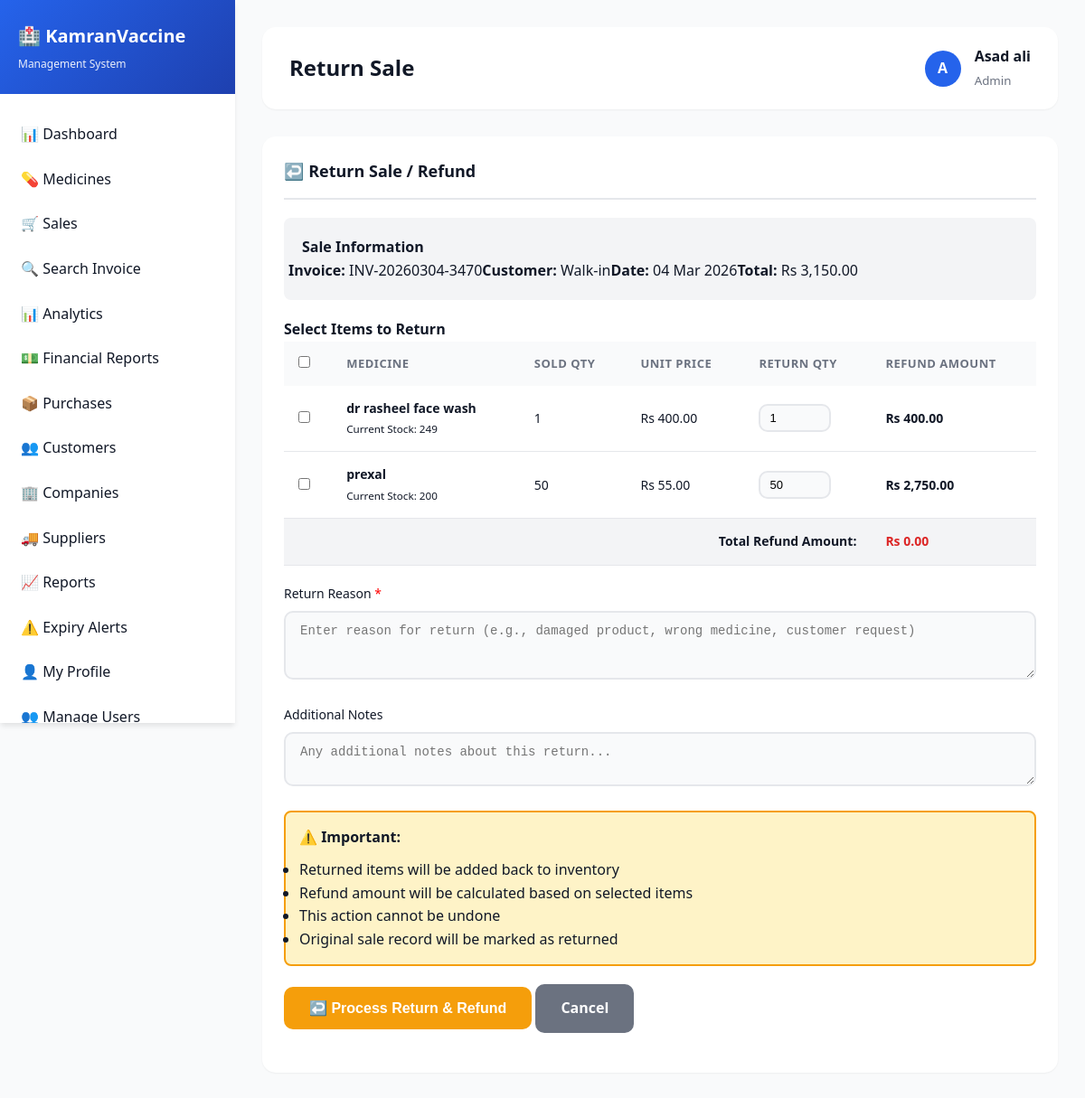
/admin/return_sale.php?id=14 (signed in), run on the app's committed database.
### tables this page shows
CREATE TABLE `sales` (
  `id` int(11) NOT NULL AUTO_INCREMENT,
  `invoice_number` varchar(50) NOT NULL,
  `customer_id` int(11) DEFAULT NULL,
  `customer_name` varchar(255) DEFAULT NULL,
  `user_id` int(11) DEFAULT NULL,
  `sale_date` timestamp NOT NULL DEFAULT current_timestamp(),
  `subtotal` decimal(10,2) NOT NULL,
  `tax_percentage` decimal(5,2) DEFAULT 0.00,
  `tax_amount` decimal(10,2) DEFAULT 0.00,
  `discount_percentage` decimal(5,2) DEFAULT 0.00,
  `discount_amount` decimal(10,2) DEFAULT 0.00,
  `grand_total` decimal(10,2) NOT NULL,
  `payment_method` enum('cash','card','upi','other') DEFAULT 'cash',
  `payment_status` enum('paid','pending','partial') DEFAULT 'paid',
  `amount_paid` decimal(10,2) DEFAULT 0.00,
  `change_amount` decimal(10,2) DEFAULT 0.00,
  `notes` text DEFAULT NULL,
  PRIMARY KEY (`id`),
  UNIQUE KEY `invoice_number` (`invoice_number`),
  KEY `customer_id` (`customer_id`),
  KEY `user_id` (`user_id`),
  KEY `idx_invoice` (`invoice_number`),
  KEY `idx_sale_date` (`sale_date`),
  CONSTRAINT `sales_ibfk_1` FOREIGN KEY (`customer_id`) REFERENCES `customers` (`id`) ON DELETE SET NULL,
  CONSTRAINT `sales_ibfk_2` FOREIGN KEY (`user_id`) REFERENCES `users` (`id`) ON DELETE SET NULL
);

CREATE TABLE `sale_items` (
  `id` int(11) NOT NULL AUTO_INCREMENT,
  `sale_id` int(11) NOT NULL,
  `medicine_id` int(11) NOT NULL,
  `batch_number` varchar(100) DEFAULT NULL,
  `quantity` int(11) NOT NULL,
  `unit_price` decimal(10,2) NOT NULL,
  `subtotal` decimal(10,2) NOT NULL,
  PRIMARY KEY (`id`),
  KEY `medicine_id` (`medicine_id`),
  KEY `idx_sale_id` (`sale_id`),
  CONSTRAINT `sale_items_ibfk_1` FOREIGN KEY (`sale_id`) REFERENCES `sales` (`id`) ON DELETE CASCADE,
  CONSTRAINT `sale_items_ibfk_2` FOREIGN KEY (`medicine_id`) REFERENCES `medicines` (`id`)
);

CREATE TABLE `medicines` (
  `id` int(11) NOT NULL AUTO_INCREMENT,
  `medicine_name` varchar(255) NOT NULL,
  `generic_name` varchar(255) DEFAULT NULL,
  `category_id` int(11) DEFAULT NULL,
  `company_id` int(11) DEFAULT NULL,
  `batch_number` varchar(100) DEFAULT NULL,
  `barcode` varchar(100) DEFAULT NULL,
  `manufacturing_date` date DEFAULT NULL,
  `expiry_date` date DEFAULT NULL,
  `purchase_price` decimal(10,2) NOT NULL,
  `selling_price` decimal(10,2) NOT NULL,
  `mrp` decimal(10,2) DEFAULT NULL,
  `quantity` int(11) DEFAULT 0,
  `reorder_level` int(11) DEFAULT 10,
  `rack_location` varchar(100) DEFAULT NULL,
  `description` text DEFAULT NULL,
  `side_effects` text DEFAULT NULL,
  `dosage` varchar(255) DEFAULT NULL,
  `status` enum('available','out_of_stock','expired') DEFAULT 'available',
  `created_at` timestamp NOT NULL DEFAULT current_timestamp(),
  `updated_at` timestamp NOT NULL DEFAULT current_timestamp() ON UPDATE current_timestamp(),
  PRIMARY KEY (`id`),
  UNIQUE KEY `barcode` (`barcode`),
  KEY `company_id` (`company_id`),
  KEY `category_id` (`category_id`),
  KEY `idx_medicine_name` (`medicine_name`),
  KEY `idx_barcode` (`barcode`),
  KEY `idx_expiry` (`expiry_date`),
  KEY `idx_status` (`status`),
  CONSTRAINT `medicines_ibfk_1` FOREIGN KEY (`company_id`) REFERENCES `companies` (`id`) ON DELETE SET NULL,
  CONSTRAINT `medicines_ibfk_2` FOREIGN KEY (`category_id`) REFERENCES `categories` (`id`) ON DELETE SET NULL
);

### admin/return_sale.php (the view, shortened to what this page needs)
<?php
include("includes/header.php");
$sale_id = isset($_GET['id']) ? intval($_GET['id']) : 0;
$sale_query = mysqli_query($conn, "SELECT s.*, c.customer_name
    FROM sales s
    LEFT JOIN customers c ON s.customer_id = c.id
    WHERE s.id = $sale_id");
$sale = mysqli_fetch_assoc($sale_query);
$return_check = mysqli_query($conn, "SELECT * FROM sale_returns WHERE sale_id = $sale_id AND status = 'completed'");
$already_returned = mysqli_num_rows($return_check) > 0;
$items_query = mysqli_query($conn, "SELECT si.*, m.medicine_name, m.quantity as current_stock
    FROM sale_items si
    JOIN medicines m ON si.medicine_id = m.id
    WHERE si.sale_id = $sale_id");
?>
<div class="card">
    <div class="card-header">
        <h3>↩️ Return Sale / Refund</h3>
    </div>
    <div class="card-body">
        <?php if ($already_returned): ?>
            <div class="alert alert-warning">
                <strong>⚠️ This sale has already been returned!</strong>
                <p>You cannot process multiple returns for the same sale.</p>
                <a href="sales.php" class="btn btn-secondary">← Back to Sales</a>
            </div>
        <?php else: ?>
        <div style="background: #f3f4f6; padding: 20px; border-radius: 8px; margin-bottom: 20px;">
            <h4>Sale Information</h4>
            <div class="row">
                <div class="col-md-3">
                    <strong>Invoice:</strong> <?php echo $sale['invoice_number']; ?>
                </div>
                <div class="col-md-3">
                    <strong>Customer:</strong> <?php echo $sale['customer_name'] ?? 'Walk-in'; ?>
                </div>
                <div class="col-md-3">
                    <strong>Date:</strong> <?php echo date('d M Y', strtotime($sale['sale_date'])); ?>
                </div>
                <div class="col-md-3">
                    <strong>Total:</strong> Rs <?php echo number_format($sale['grand_total'], 2); ?>
                </div>
            </div>
        </div>
        <form id="returnForm" method="POST" action="process_return.php">
            <h4>Select Items to Return</h4>
            <div class="table-responsive">
                <table>
                    <thead>
                        <tr>
                            <th>
                                <input type="checkbox" id="selectAll" onclick="toggleAll(this)">
                            </th>
                            <th>Medicine</th>
                            <th>Sold Qty</th>
                            <th>Unit Price</th>
                            <th>Return Qty</th>
                            <th>Refund Amount</th>
                        </tr>
                    </thead>
                    <tbody>
                        <?php
                        while ($item = mysqli_fetch_assoc($items_query)):
                        ?>
                        <tr>
                            <td>
                                <input type="checkbox" name="return_items[]" value="<?php echo $item['id']; ?>"
                                       class="item-checkbox" onchange="calculateRefund()">
                            </td>
                            <td>
                                <strong><?php echo $item['medicine_name']; ?></strong>
                                <br><small>Current Stock: <?php echo $item['current_stock']; ?></small>
                            </td>
                            <td><?php echo $item['quantity']; ?></td>
                            <td>Rs <?php echo number_format($item['unit_price'], 2); ?></td>
                            <td>
                                <input type="number" name="return_qty_<?php echo $item['id']; ?>"
                                       class="form-control form-control-sm return-qty"
                                       min="1" max="<?php echo $item['quantity']; ?>"
                                       value="<?php echo $item['quantity']; ?>"
                                       style="width: 80px;"
                                       data-item-id="<?php echo $item['id']; ?>"
                                       data-unit-price="<?php echo $item['unit_price']; ?>"
                                       data-max-qty="<?php echo $item['quantity']; ?>"
                                       onchange="calculateRefund()">
                            </td>
                            <td>
                                <strong class="refund-amount" id="refund_<?php echo $item['id']; ?>">
                                    Rs <?php echo number_format($item['subtotal'], 2); ?>
                                </strong>
                            </td>
                        </tr>
                        <?php endwhile; ?>
                    </tbody>
                    <tfoot>
                        <tr style="background: #f3f4f6; font-weight: bold;">
                            <td colspan="5" class="text-right">Total Refund Amount:</td>
                            <td><h4 style="color: #dc2626; margin: 0;">Rs <span id="total_refund">0.00</span></h4></td>
                        </tr>
                    </tfoot>
                </table>
            </div>
            <div class="form-group" style="margin-top: 20px;">
                <label>Return Reason <span style="color: red;">*</span></label>
                <textarea name="return_reason" class="form-control" rows="3" required
                          placeholder="Enter reason for return (e.g., damaged product, wrong medicine, customer request)"></textarea>
            </div>
            <div class="form-group">
                <label>Additional Notes</label>
                <textarea name="notes" class="form-control" rows="2"
                          placeholder="Any additional notes about this return..."></textarea>
            </div>
            <div style="background: #fef3c7; border: 2px solid #f59e0b; padding: 15px; border-radius: 8px; margin: 20px 0;">
                <strong>⚠️ Important:</strong>
                <ul style="margin: 10px 0 0 0;">
                    <li>Returned items will be added back to inventory</li>
                    <li>Refund amount will be calculated based on selected items</li>
                    <li>This action cannot be undone</li>
                    <li>Original sale record will be marked as returned</li>
                </ul>
            </div>
            <div class="form-group">
                <button type="submit" class="btn btn-warning btn-lg" onclick="return confirm('Are you sure you want to process this return? Stock will be restored to inventory.')">
                    ↩️ Process Return & Refund
                </button>
                <a href="view_sale.php?id=<?php echo $sale_id; ?>" class="btn btn-secondary btn-lg">Cancel</a>
            </div>
        </form>
        <?php endif; ?>
    </div>
</div>
<?php include("includes/footer.php"); ?>

### css/style.css (style rules this page uses)
:root { --primary-color: #2563eb; --primary-dark: #1e40af; --secondary-color: #10b981; --danger-color: #ef4444; --warning-color: #f59e0b; --info-color: #06b6d4; --dark-color: #1f2937; --light-color: #f9fafb; --border-color: #e5e7eb; --text-primary: #111827; --text-secondary: #6b7280; --shadow-sm: 0 1px 2px 0 rgba(0, 0, 0, 0.05); --shadow-md: 0 4px 6px -1px rgba(0, 0, 0, 0.1); --shadow-lg: 0 10px 15px -3px rgba(0, 0, 0, 0.1); --shadow-xl: 0 20px 25px -5px rgba(0, 0, 0, 0.1); }
* { margin: 0; padding: 0; box-sizing: border-box; }
body { font-family: 'Segoe UI', Tahoma, Geneva, Verdana, sans-serif; background: linear-gradient(135deg, #667eea 0%, #764ba2 100%); min-height: 100vh; color: var(--text-primary); line-height: 1.6; }
.form-group { margin-bottom: 20px; }
.form-group label { display: block; margin-bottom: 8px; color: var(--text-primary); font-weight: 500; font-size: 14px; }
.form-control { width: 100%; padding: 12px 16px; border: 2px solid var(--border-color); border-radius: 10px; font-size: 14px; transition: all 0.3s ease; background: var(--light-color); }
.btn { padding: 12px 24px; border: none; border-radius: 10px; font-size: 14px; font-weight: 600; cursor: pointer; transition: all 0.3s ease; text-decoration: none; display: inline-block; text-align: center; white-space: nowrap; }
.btn-warning { background: var(--warning-color); color: white; }
.card { background: white; border-radius: 15px; padding: 24px; box-shadow: var(--shadow-sm); margin-bottom: 24px; transition: all 0.3s ease; }
.card-header { margin-bottom: 20px; padding-bottom: 15px; border-bottom: 2px solid var(--border-color); }
.card-header h3 { font-size: 18px; color: var(--text-primary); font-weight: 600; }
.card-body { padding: 0; }
.table-responsive { overflow-x: auto; }
table { width: 100%; border-collapse: collapse; }
table thead { background: var(--light-color); }
table th { padding: 14px 16px; text-align: left; font-weight: 600; font-size: 13px; color: var(--text-secondary); text-transform: uppercase; letter-spacing: 0.5px; }
table td { padding: 14px 16px; border-bottom: 1px solid var(--border-color); font-size: 14px; }
.row { display: flex; flex-wrap: wrap; margin: 0 -15px; }
.btn-lg { padding: 14px 28px; font-size: 16px; }
.btn-secondary { background: var(--text-secondary); color: white; }
.text-right { text-align: right; }
input[type="number"].form-control-sm { padding: 6px 10px; font-size: 13px; }

### data on the page
sales: invoice_number "INV-20260304-3470", sale_date "04 Mar 2026", grand_total "3,150.00"
sale_items: medicine.medicine_name "dr rasheel face wash", medicine.quantity "249", quantity "1", unit_price "400.00", id+quantity+unit_price "1", subtotal "400.00"
sale_items: medicine.medicine_name "prexal", medicine.quantity "200", quantity "50", unit_price "55.00", id+quantity+unit_price "50", subtotal "2,750.00"

### other printed values
$store_settings['store_name'] "KamranVaccine"
$store_settings['store_tagline'] "Management System"
$page_title "Return Sale"
substr($_SESSION['full_name'], 0, 1) "A"
$_SESSION['full_name'] "Asad ali"
$_SESSION['role'] "Admin"
$sale['customer_name'] "Walk-in"
